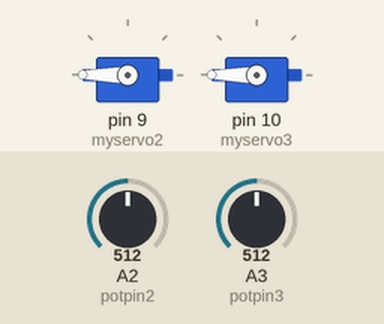
Simulated run of this sketch. Board: Arduino Uno, built with avr-gcc and run on an emulated ATmega328P. Parts: 2 × servo. The test bench sets the inputs (shaded band); at power-on: A2 (potpin2) = 512, A3 (potpin3) = 512.

Above: at 1.2 s.
1.3 s: A2 (potpin2) set to 306
At 2.0 s:
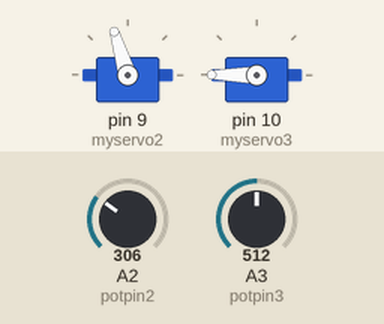
2.8 s: A3 (potpin3) set to 306
At 3.5 s:
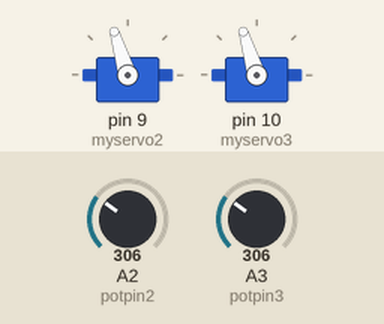
4.3 s: A2 (potpin2) set to 122
At 4.9 s:
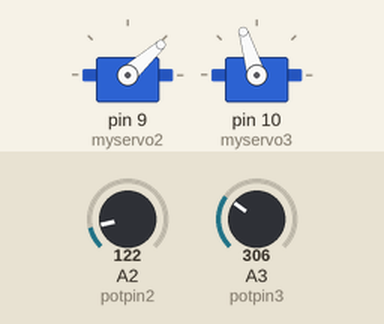
5.8 s: A3 (potpin3) set to 122
At 6.5 s:
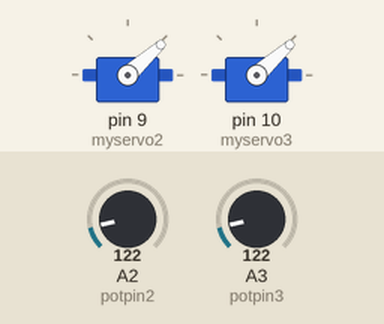
7.3 s: A2 (potpin2) set to 0
At 7.9 s:
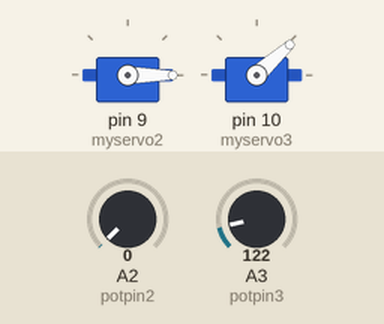
8.8 s: A3 (potpin3) set to 0
At 9.3 s:
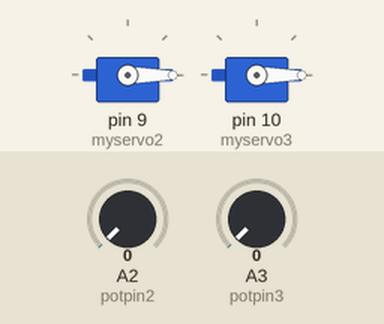
Timing chart, 0 to 11.3 s (numbered marks = the images above; inputs shaded):
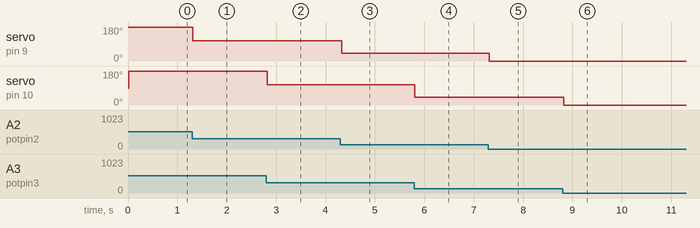

The sketch:

jinjin_10-9_dianweiqi_kongzhi_duoji.ino
```cpp
#include <Servo.h> // 声明调用 Servo.h 库


Servo myservo3; // 创建一个舵机对象
Servo myservo2; // 创建一个舵机对象
int potpin3 = 3;
int potpin2 = 2;
// 连接到模拟口 2
int val3;
int val2;
//变量 val 用来存储从模拟口3 读到的值
void setup() {

myservo2.attach(9);
myservo3.attach(10);
}


void loop() {

val2 = analogRead(potpin2); //从模拟口 0 读值，并通过val 记录

val2 = map(val2, 0, 1023, 0, 360); //通过 map 函数进行数值转换

myservo2.write(val2); // 给舵机写入角度

delay(15); // 延时 15ms 让舵机转到指定位置

val3 = analogRead(potpin3); //从模拟口 3 读值，并通过val 记录

val3 = map(val3, 0, 1023, 0, 360); //通过 map 函数进行数值转换

myservo3.write(val3); // 给舵机写入角度

delay(15); // 延时 15ms 让舵机转到指定位置
}
```

Measured:
- after the input at 1.3 s, servo on pin 9 (myservo2): 180° → 107° at once
- after the input at 2.8 s, servo on pin 10 (myservo3): 180° → 107° at once
- after the input at 4.3 s, servo on pin 9 (myservo2): 107° → 42° at once
- after the input at 5.8 s, servo on pin 10 (myservo3): 107° → 42° at once
- after the input at 7.3 s, servo on pin 9 (myservo2): 42° → 0° at once
- after the input at 8.8 s, servo on pin 10 (myservo3): 42° → 0° at once
